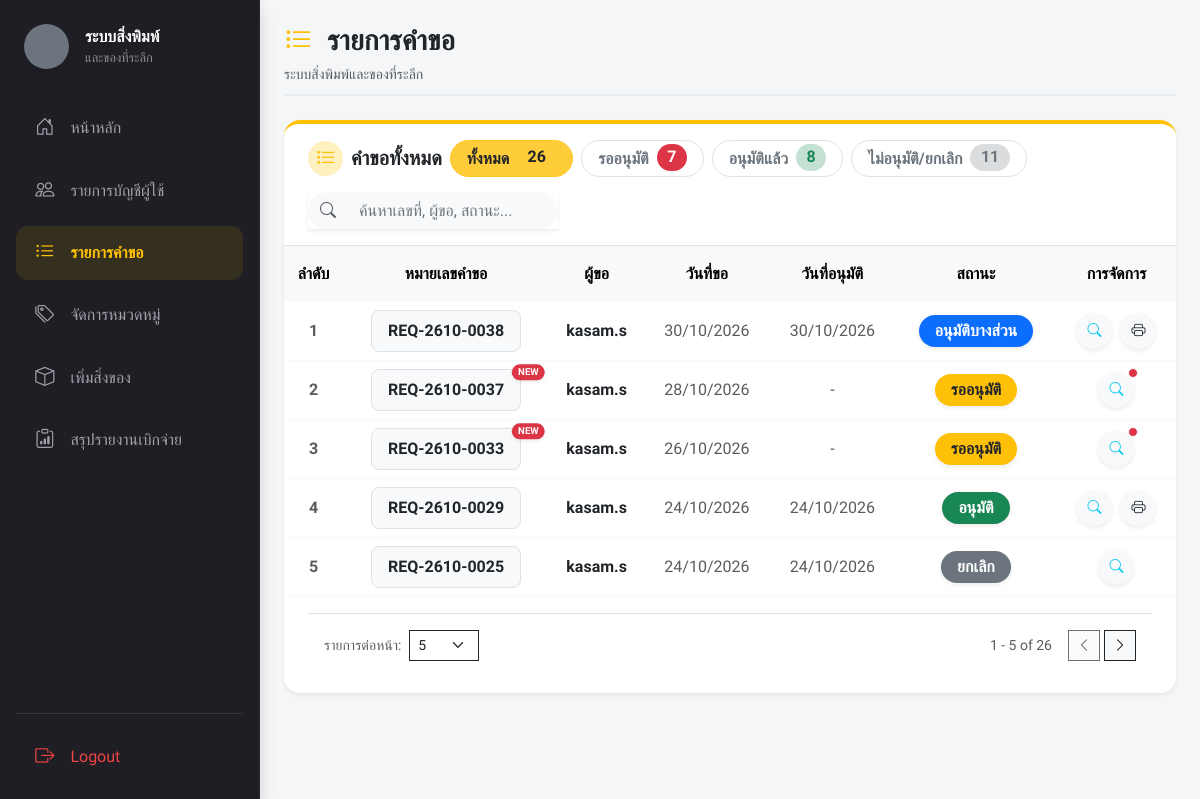
/index.php?page=request_list (signed in), run on the app's committed database.
### tables this page shows
CREATE TABLE `requests` (
  `request_id` int(11) NOT NULL,
  `request_no` varchar(20) NOT NULL,
  `user_id` int(11) NOT NULL,
  `request_date` datetime DEFAULT current_timestamp(),
  `use_date` date DEFAULT NULL,
  `event_type` varchar(50) DEFAULT NULL,
  `event_name` varchar(200) DEFAULT NULL,
  `location` varchar(200) DEFAULT NULL,
  `purpose` text DEFAULT NULL,
  `user_note` text DEFAULT NULL,
  `status` varchar(20) DEFAULT 'Pending',
  `admin_comment` text DEFAULT NULL,
  `approved_at` datetime DEFAULT NULL,
  `approved_by` int(11) DEFAULT NULL,
  `is_read_user` tinyint(1) NOT NULL DEFAULT 0
);

CREATE TABLE `users` (
  `user_id` int(11) NOT NULL,
  `username` varchar(50) NOT NULL,
  `password` varchar(255) NOT NULL,
  `full_name` varchar(100) DEFAULT NULL,
  `email` varchar(150) DEFAULT NULL,
  `department_id` int(11) DEFAULT NULL,
  `sub_department_id` int(11) DEFAULT NULL,
  `employment_type_id` int(11) DEFAULT NULL,
  `position` varchar(100) DEFAULT NULL,
  `phone_number` varchar(20) DEFAULT NULL,
  `role` varchar(20) DEFAULT 'User'
);

### views/admin/request_list.php (the view, shortened to what this page needs)
<?php
$requests = $pdo->query("
    SELECT r.request_id, r.request_no, u.username as requester_name, r.request_date, r.approved_at, r.status
    FROM requests r
    LEFT JOIN users u ON r.user_id = u.user_id
    ORDER BY r.request_date DESC
")->fetchAll();
$countAll = count($requests);
$countPending = 0;
$countApproved = 0;
$countOther = 0;
foreach ($requests as $r) {
    $st = trim($r['status'] ?? '');
    if ($st === 'รออนุมัติ' || strtolower($st) === 'pending') {
        $countPending++;
    } elseif ($st === 'อนุมัติ' || strpos($st, 'อนุมัติบางส่วน') !== false) {
        $countApproved++;
    } else {
        $countOther++;
    }
}
?>
<?php
include 'components/ui/page_header.php';
?>
<div class="card border-0 rounded-4 shadow-sm mb-5 border-warning border-top border-4 bg-white">
    <div class="d-flex align-items-center gap-2 flex-wrap">
        <button type="button" class="btn btn-warning text-dark fw-bold px-3 py-1 rounded-pill filter-btn active" data-filter="all">
            ทั้งหมด <span class="badge text-dark ms-1 rounded-pill fs-6"><?= $countAll ?></span>
        </button>
        <button type="button" class="btn bg-white border text-secondary fw-bold px-3 py-1 rounded-pill filter-btn" data-filter="pending">
            รออนุมัติ <span class="badge bg-danger text-white ms-1 rounded-pill fs-6"><?= $countPending ?></span>
        </button>
        <button type="button" class="btn bg-white border text-secondary fw-bold px-3 py-1 rounded-pill filter-btn" data-filter="approved">
            อนุมัติแล้ว <span class="badge bg-success bg-opacity-25 text-success ms-1 rounded-pill fs-6"><?= $countApproved ?></span>
        </button>
        <button type="button" class="btn bg-white border text-secondary fw-bold px-3 py-1 rounded-pill filter-btn" data-filter="other">
            ไม่อนุมัติ/ยกเลิก <span class="badge bg-secondary bg-opacity-25 text-secondary ms-1 rounded-pill fs-6"><?= $countOther ?></span>
        </button>
    </div>
<?php $adminExtraHtml = ob_get_clean();
include 'components/ui/card_header.php';
?>
    <div class="card-body p-0 table-responsive">
        <table class="table table-hover align-middle text-center mb-0">
            <thead class="table-light text-muted">
                <tr>
                    <th class="fw-bold py-3 border-0">ลำดับ</th>
                    <th class="fw-bold py-3 border-0">หมายเลขคำขอ</th>
                    <th class="fw-bold py-3 border-0">ผู้ขอ</th>
                    <th class="fw-bold py-3 border-0">วันที่ขอ</th>
                    <th class="fw-bold py-3 border-0">วันที่อนุมัติ</th>
                    <th class="fw-bold py-3 border-0">สถานะ</th>
                    <th class="fw-bold py-3 border-0">การจัดการ</th>
                </tr>
            </thead>
            <tbody class="border-top-0">
                <?php if (empty($requests)): ?>
                    <tr>
                        <td colspan="7" class="text-center py-5 text-muted border-0">
                            <div class="bg-light rounded-circle d-inline-flex justify-content-center align-items-center mb-3 shadow-sm" style="width: 70px; height: 70px;">
                                <i class="bi bi-inbox fs-2 text-secondary opacity-50"></i>
                            </div>
                            <h6 class="fw-bold mb-0">ยังไม่มีรายการคำขอในระบบ</h6>
                        </td>
                    </tr>
                <?php else: ?>
                    <?php foreach ($requests as $index => $req):
                        $status = $req['status'];
                        $badgeClass = 'rounded-pill px-3 py-2 fw-bold shadow-sm ';
                        if ($status === 'รออนุมัติ' || $status === 'Pending') {
                            $badgeClass .= 'bg-warning text-dark';
                            $status = 'รออนุมัติ';
                        } elseif (strpos($status, 'อนุมัติบางส่วน') !== false) {
                            $badgeClass .= 'bg-primary text-white';
                        } elseif (strpos($status, 'ไม่อนุมัติ') !== false) {
                            $badgeClass .= 'bg-danger text-white';
                        } elseif (strpos($status, 'อนุมัติ') !== false) {
                            $badgeClass .= 'bg-success text-white';
                        } else {
                            $badgeClass .= 'bg-secondary text-white';
                        }
                        $isPending = ($status === 'รออนุมัติ');
                    ?>
                        <tr class="req-row"
                            data-reqid="<?= htmlspecialchars(strtolower($req['request_id'])) ?>"
                            data-reqno="<?= htmlspecialchars(strtolower($req['request_no'])) ?>"
                            data-requester="<?= htmlspecialchars(strtolower($req['requester_name'] ?? '')) ?>"
                            data-status="<?= htmlspecialchars(strtolower($status)) ?>"
                            style="border-bottom: 1px solid #f8f9fa;">
                            <td class="fw-bold text-muted py-3"><?= $index + 1 ?></td>
                            <td class="fw-bold">
                                <span class="px-3 py-2 bg-light rounded-3 border text-dark position-relative d-inline-block">
                                    <?= htmlspecialchars($req['request_no']) ?>
                                    <?php if ($isPending): ?>
                                        <span class="position-absolute top-0 start-100 translate-middle badge bg-danger rounded-pill shadow-sm"
                                              style="font-size: 0.6rem; transform: translate(-25%, -35%) !important;" title="คำขอใหม่ รอพิจารณา">
                                            NEW
                                        </span>
                                    <?php endif; ?>
                                </span>
                            </td>
                            <td class="text-dark fw-semibold"><?= htmlspecialchars($req['requester_name']) ?></td>
                            <td class="text-muted"><?= date('d/m/Y', strtotime($req['request_date'])) ?></td>
                            <td class="text-muted"><?= $req['approved_at'] ? date('d/m/Y', strtotime($req['approved_at'])) : '-' ?></td>
                            <td>
                                <span class="badge fs-6 fw-bold px-3 py-2 <?= $badgeClass ?>">
                                    <?= htmlspecialchars($status) ?>
                                </span>
                            </td>
                            <td>
                                <div class="d-flex justify-content-center gap-2">
                                    <a href="index.php?page=request_view&id=<?= $req['request_id'] ?>"
                                       class="btn btn-sm btn-light rounded-circle shadow-sm text-info d-flex align-items-center justify-content-center position-relative"
                                       style="width: 36px; height: 36px;" title="พิจารณา/ดูรายละเอียด">
                                        <i class="bi bi-search"></i>
                                        <?php if ($isPending): ?>
                                            <span class="position-absolute top-0 start-100 translate-middle p-1 bg-danger border border-light rounded-circle" title="รอการพิจารณา">
                                            </span>
                                        <?php endif; ?>
                                    </a>
                                    <?php if ($req['status'] === 'อนุมัติ' || $req['status'] === 'อนุมัติบางส่วน'): ?>
                                        <a href="actions/export_pdf.php?id=<?= $req['request_id'] ?>"
                                            class="btn btn-sm btn-light rounded-circle shadow-sm text-dark d-flex align-items-center justify-content-center"
                                            style="width: 36px; height: 36px;" title="พิมพ์เอกสาร">
                                            <i class="bi bi-printer"></i>
                                        </a>
                                    <?php endif; ?>
                                </div>
                            </td>
                        </tr>
                    <?php endforeach; ?>
                <?php endif; ?>
            </tbody>
        </table>
    </div>
<?php
include 'components/ui/card_footer_pagination.php';
?>
</div>

### assets/css/style.css (style rules this page uses)
:root { --portal-ink: #1e1e24; --portal-yellow: #ffc107; --portal-surface: #f8f9fa; }
body { background: var(--portal-surface); }

### includes/header.php (style rules this page uses)
body, .container-fluid, .card, .btn, table, input, select { font-family: 'Prompt', sans-serif !important; }
::placeholder { color: #6c757d !important; opacity: 1 !important; }

### data on the page
requests: request_no "REQ-2610-0038", user.username "kasam.s", request_date "30/10/2026", approved_at "30/10/2026", status "อนุมัติบางส่วน"
requests: request_no "REQ-2610-0037", shows "NEW", user.username "kasam.s", request_date "28/10/2026", status "รออนุมัติ"
requests: request_no "REQ-2610-0033", shows "NEW", user.username "kasam.s", request_date "26/10/2026", status "รออนุมัติ"
requests: request_no "REQ-2610-0029", user.username "kasam.s", request_date "24/10/2026", approved_at "24/10/2026", status "อนุมัติ"
requests: request_no "REQ-2610-0025", user.username "kasam.s", request_date "24/10/2026", approved_at "24/10/2026", status "ยกเลิก"

### other printed values
$_ph_title "รายการคำขอ"
$_ph_subtitle "ระบบสิ่งพิมพ์และของที่ระลึก"
$_ch_title "คำขอทั้งหมด"
$countAll "26"
$countPending "7"
$countApproved "8"
$countOther "11"
